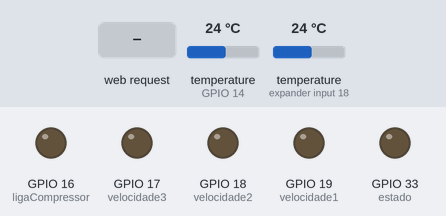
The sketch below on a simulated ESP32. Shown: output pins drawn as LEDs (lit = HIGH). The inputs (shaded band) are chosen by the test bench; at power-on: temperature (sensors on expander input 18, GPIO 14) 24 °C. WiFi joins after 1.5 s; servers stay silent unless stated; what the sketch prints to the serial monitor is not drawn.

Above: at 2.7 s.
2.8 s: HTTP request GET /quente received
At 4.0 s:
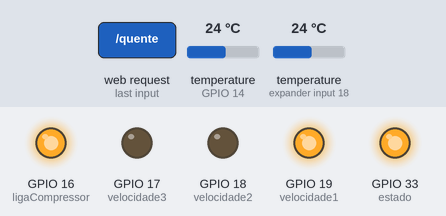
4.3 s: temperature (sensor on expander input 18) set to 24.5 °C
7.0 s: temperature (sensor on expander input 18) set to 25.6 °C
8.5 s: HTTP request GET /v2 received
At 9.7 s:
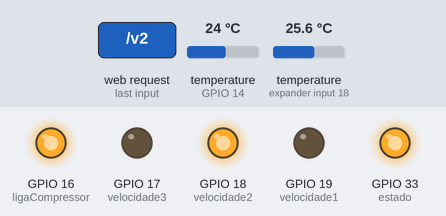
11.5 s: HTTP request GET /v1 received
At 12.0 s:
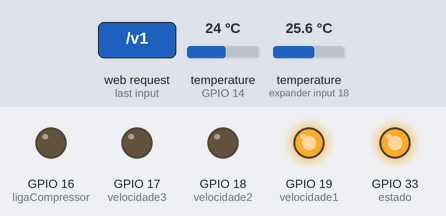
13.0 s: HTTP request GET /v3 received
At 14.3 s:
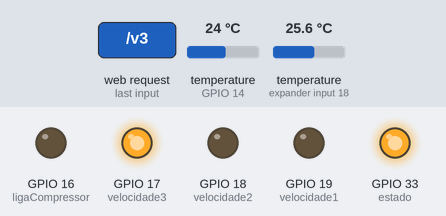
Timing chart, 0 to 15.5 s (numbered marks = the images above; inputs shaded):
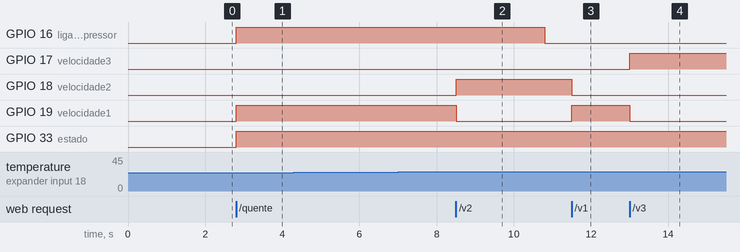

The sketch:

index8.ino
```cpp
#include <WiFi.h>

//Bibliotecas para o uso do sensor de temperartura 18b20
#include <OneWire.h>
#include <DallasTemperature.h>

//Definição das variáveis, suas respectivas portas no microcontrolador e sua função
#define estado 33  //Relé 1 - Alterna entre o estado quente e frio do compressor - HIGH --> Quente e LOW --> Frio
#define ligaCompressor 16  //Relé 2 - Responsável por ligar e desligar o compressor
#define velocidade1 19  //Relé 3 - Controla o ventilador interno na velocidade 1
#define velocidade2 18  //Relé 4 - Controla o ventilador interno na velocidade 2
#define velocidade3 17  //Relé 5 - Controla o ventilador interno na velocidade 3

//Definição da variável e sua respectiva porta responsável pelo sensor de temperartura 18b20
#define sensorTemperatura 14

//Variáveis responsaveis por cuidar do estado do compressor
bool quente = false;
bool frio = false;

bool ligado = false;  //Variável que indica se o sistema está ou não ligado

int estadoRele1 = LOW;  //Cuida o estado da relé 1
int estadoRele2 = LOW;  //Cuida o estado da relé 2
int estadoRele3 = LOW;  //Cuida o estado da relé 3
int estadoRele4 = LOW;  //Cuida o estado da relé 4
int estadoRele5 = LOW;  //Cuida o estado da relé 5

//Variáveis de controle¹
int temperaturaDesejadaFrio = 23;  //Define a temperatura padrão no estado frio como 23°C
int temperaturaDesejadaQuente = 25;  //Define a temperatura padrão no estado quente como 25°C
int limiteEvaporador = 5;  //Dá um limite de temperatura que o evaporador estará operante em °C

//Variáveis utilizadas para evitar que um relé fique ativando e desativando rapidamente, utilizando o conceito de histerese
int controleDiferenca = 2;
int controleLimiteEvaporador = 5;
int somaDiferencaAmbienteQuente = temperaturaDesejadaQuente - controleDiferenca;
int somaDiferencaAmbienteFrio = temperaturaDesejadaFrio + controleDiferenca;
int somaDiferencaLimiteEvaporador = limiteEvaporador + controleLimiteEvaporador;

float temp1_evaporador;
float temp2_ambiente;

bool controlOff = true;
bool auxControlOff = false;
bool controlAtualiza = true;
bool controlCompress = false;
bool statsV1 = false;
bool statsV2 = false;
bool statsV3 = false;
bool statsMais = false;
bool statsMenos = false;

//Variáveis de controle²
int radio1 = 0;
int radio2 = 0;
int radio3 = 0;
int cP = 0;
int contadorTemp = 0;
int controladorDef = 0;
int controladorDesligado = 0;
int veloPadrao = 0;
int controleLcd = 0;
bool auxiliarDeInversao = false;
int guardaBotaoApertado = 0;
/*
  A variável guardaBotaoApertado é uma variável que serve para que aconteça inversão
  de estados sem ocorrer o desligamento do sistema de forma indesejada

  0 --> Neutro
  1 --> O Botão anteriormente pressionado foi o botão liga_quente
  2 --> O Botão anteriormente pressionado foi o botão liga_frio
*/

unsigned long previousMillis = 0;
unsigned long interval = 5000;

String currentLine = "";                // make a String to hold incoming data from the client

const char *ssid = "ssid_rede";
const char *password = "password";

//Define o sensor
OneWire oneWire(sensorTemperatura);
DallasTemperature sensors(&oneWire);

WiFiServer server(80);

void setup() {
  //Inicialização do display LCD
  Serial.begin(115200);

  //Define os pinos de saída
  pinMode(estado, OUTPUT);
  pinMode(ligaCompressor, OUTPUT);
  pinMode(velocidade1, OUTPUT);
  pinMode(velocidade2, OUTPUT);
  pinMode(velocidade3, OUTPUT);

  delay(10);

  Serial.println();
  Serial.println("Conectando a:");
  Serial.println(ssid);

  WiFi.begin(ssid, password);

  while (WiFi.status() != WL_CONNECTED) {
    delay(500);
    Serial.print(".");
  }

  Serial.println("");
  Serial.println("Conectado!");
  Serial.println("Endereço de IP: ");
  Serial.println(WiFi.localIP());

  server.begin();

  //Inicializa os sensores
  sensors.begin();
}

void loop() {
  WiFiClient client = server.available();   // listen for incoming clients
  if (client) {                             // if you get a client,
    Serial.println("New Client.");           // print a message out the serial port
    currentLine = "";                       // make a String to hold incoming data from the client
    while (client.connected()) {            // loop while the client's connected
      if (client.available()) {             // if there's bytes to read from the client,
        char c = client.read();             // read a byte, then
        if (cP == 0) {
          Serial.write(c);                    // print it out the serial monitor
          cP++;
        }
        if (c == '\n') {                    // if the byte is a newline character
          // if the current line is blank, you got two newline characters in a row.
          // that's the end of the client HTTP request, so send a response:
          if (currentLine.length() == 0) {
            // HTTP headers always start with a response code (e.g. HTTP/1.1 200 OK)
            // and a content-type so the client knows what's coming, then a blank line:
            client.println("HTTP/1.1 200 OK");
            client.println("Content-type:text/html");
            client.println();

            client.print("<!DOCTYPE html>");
            client.print("<html lang=\"pt-BR\">");
            client.print("<head>");
            client.print("<meta charset=\"UTF-8\">");
            client.print("<meta name=\"viewport\" content=\"width=device-width, initial-scale=1.0\">");
            // configuração de estilo do site
            client.print("<style type=\"text/css\"> body{margin: 0;padding: 0;color: white;font-family: Arial, Helvetica, sans-serif;}h1{margin: 0;font-size: 20px;font-weight: normal;}a{text-decoration: none;color: white;}.wrapper-todo{height: auto;border: 2px solid #131819;background-color: #131819;}.temperatura{margin-top: 30px;display: flex;justify-content: center;align-items: center;}.temperatura #temp{font-size: 150px;font-weight: bold;}.temperatura #celcius{font-size: 30px;margin-bottom: 50px;}.textInfo{flex-direction: column;display: flex;margin-left: 30%;margin-bottom: 20px;}.estado, .ajusteTemp{background-color: black;display: flex;border-bottom: 2px solid #131819;justify-content: space-between;text-align: center;}.quente, .frio, .aumentar, .diminuir{width: 50%; font-size: 90px;}.quente{border-right: 3px solid #131819;}.textTemp{margin-top: 45px;}.velocidades{display: flex;background-color: black;font-size: 24px;justify-content: space-evenly;}.radio{margin: 63px 10px;}@media screen and (max-width: 600px){h1{font-size: 16px;}.temperatura #temp{font-size: 100px;}.textInfo{margin-left: 15%;}.quente, .frio, .aumentar, .diminuir{width: 50%; font-size: 70px;}.quente{border-right: 2px solid #131819;}.textTemp{margin-top: 20px;}.velocidades{display: block;font-size: 20px;}.radio{margin: 25px;}}</style>");

            client.print("<title>Controle Ar Condicionado</title>");
            client.print("</head>");

            // o conteúdo do cabeçalho HTTP
            client.print("<body>");
            client.print("<div class=\"wrapper-todo\">");
            client.print("<div class=\"display\">");
            client.print("<div class=\"temperatura\">");
            client.print("<h1 id=\"temp\">00</h1>");
            client.print("<h1 id=\"celcius\">°C</h1>");
            client.print("</div>");
            client.print("<div class=\"textInfo\">");
            client.print("<h1>Temperatura Ambiente:</h1><br>");
            client.print("<h1>Velocidade Atual: </h1>");
            client.print("</div>");
            client.print("</div>");
            client.print("<div class=\"estado\">");
            client.print("<div class=\"quente\"><a href=\"/quente\">🔥</a></div>");
            client.print("<div class=\"frio\"><a href=\"/frio\">❄️</a></div>");
            client.print("</div>");
            client.print("<div class=\"ajusteTemp\">");
            client.print("<div class=\"aumentar\"><a href=\"/mais\">+</a></div>");
            client.print("<div class=\"textTemp\"><h1>temp.</h1></div>");
            client.print("<div class=\"diminuir\"><a href=\"/menos\">-</a></div>");
            client.print("</div>");
            client.print("<div class=\"velocidades\">");
            client.print("<a href=\"/v1\">");

            if (radio1 == 1)
            {
              client.print("<input  class=\"radio\" type=\"radio\" name=\"radio\" id=\"radio1\" onchange=\"redirecionar()\" checked>");
            } else {
              client.print("<input  class=\"radio\" type=\"radio\" name=\"radio\" id=\"radio1\" onchange=\"redirecionar()\">");
            }
            client.print("Velocidade 01");
            client.print("</a></br>");

            client.print("<a href=\"/v2\">");
            if (radio2 == 1)
            {
              client.print("<input class=\"radio\" type=\"radio\" name=\"radio\" id=\"radio2\" onchange=\"redirecionar()\" checked>");
            } else {
              client.print("<input class=\"radio\" type=\"radio\" name=\"radio\" id=\"radio2\" onchange=\"redirecionar()\">");
            }
            client.print("Velocidade 02");
            client.print("</a></br>");

            client.print("<a href=\"/v3\">");
            if (radio3 == 1)
            {
              client.print("<input class=\"radio\" type=\"radio\" name=\"radio\" id=\"radio3\"  onchange=\"redirecionar()\" checked>");
            } else {
              client.print("<input class=\"radio\" type=\"radio\" name=\"radio\" id=\"radio3\"  onchange=\"redirecionar()\">");
            }
            client.print("Velocidade 03");
            client.print("</a>");

            client.print("</div>");
            client.print("</div>");
            client.print("</body>");
            client.print("</html>");
            // A resposta HTTP termina com outra linha em branco:
            client.println();

            // break out of the while loop:
            break;
          } else {    // if you got a newline, then clear currentLine:
            currentLine = "";
          }
        } else if (c != '\r') {  // if you got anything else but a carriage return character,
          currentLine += c;      // add it to the end of the currentLine
        }
        //*******************************************************************

        inversao();
        varLigaDesliga();

        if (currentLine.endsWith("GET /v1"))
        {
          statsV1 = true;
          radio1 = 1;
          radio2 = 0;
          radio3 = 0;

        }
        if (currentLine.endsWith("GET /v2"))
        {
          statsV2 = true;
          radio1 = 0;
          radio2 = 1;
          radio3 = 0;

        }
        if (currentLine.endsWith("GET /v3"))
        {
          statsV3 = true;
          radio1 = 0;
          radio2 = 0;
          radio3 = 1;
        }
        if (currentLine.endsWith("GET /mais"))
        {
          statsMais = true;
        }
        if (currentLine.endsWith("GET /menos"))
        {
          statsMenos = true;
        }

        //*******************************************************************
      }
    }
    // termina a conexão com o cliente
    client.stop();
    Serial.println("Cliente desconectado.");
  }
  if (controleLcd == 0)
  {
    Serial.println("Desligado");
    controleLcd = 1;  //Definindo como 1 para indicar que o processo foi concluído
  }

  if (ligado) //Loop principal enquanto o arCondicionado está ligado
  {
    if (auxControlOff)
    {
      controlOff = true;
      auxControlOff = false;
    }

    if (veloPadrao == 0) //Define a velocidade 1 como padrão
    {
      estadoRele3 = !estadoRele3;
      veloPadrao = 1;  //Definindo como 1 para indicar que o processo foi concluído
    }

    unsigned long currentMillis = millis();

    if (currentMillis - previousMillis >= interval)
    {
      previousMillis = currentMillis;

      //Lê as temperaturas dos sensores
      sensors.requestTemperatures();

      //Obtém as temperaturas lidas individualmente pelos endereços dos sensores
      DeviceAddress sensor1Address;
      DeviceAddress sensor2Address;

      sensors.getAddress(sensor1Address, 0);
      sensors.getAddress(sensor2Address, 1);

      temp1_evaporador = sensors.getTempC(sensor1Address);
      temp2_ambiente = sensors.getTempC(sensor2Address);

      //Imprime as temperaturas no monitor serial
      Serial.println(temp1_evaporador);
      Serial.println(temp2_ambiente);
    }

    //Condições de ativação e desativação das velocidaddes fazendo que apenas 1 velocidade esteja ativa por vez
    if (statsV1)
    {
      controlAtualiza = true;
      statsV1 = false;
      if (estadoRele3 == LOW)
      {
        if (estadoRele4 == HIGH)
        {
          estadoRele4 = !estadoRele4;
        }

        if (estadoRele5 == HIGH)
        {
          estadoRele5 = !estadoRele5;
        }
        estadoRele3 = !estadoRele3;
        //delay(200);
      }
    }

    if (statsV2)
    {
      controlAtualiza = true;
      statsV2 = false;
      if (estadoRele4 == LOW)
      {
        if (estadoRele3 == HIGH)
        {
          estadoRele3 = !estadoRele3;
        }

        if (estadoRele5 == HIGH)
        {
          estadoRele5 = !estadoRele5;
        }

        estadoRele4 = !estadoRele4;
        //delay(200);
      }
    }

    if (statsV3)
    {
      controlAtualiza = true;
      statsV3 = false;
      if (estadoRele5 == LOW)
      {
        if (estadoRele3 == HIGH)
        {
          estadoRele3 = !estadoRele3;
        }

        if (estadoRele4 == HIGH)
        {
          estadoRele4 = !estadoRele4;
        }

        estadoRele5 = !estadoRele5;
        //delay(200);
      }
    }

    if (statsMais)
    {
      statsMais = false;
      if (frio)
      {
        temperaturaDesejadaFrio++;
      }
      if (quente)
      {
        temperaturaDesejadaQuente++;
      }
    }
    if (statsMenos)
    {
      statsMenos = false;
      if (frio)
      {
        temperaturaDesejadaFrio--;
      }
      if (quente)
      {
        temperaturaDesejadaQuente--;
      }
    }

    //Condições referente ao estado no qual o compressor se encontra
    if (frio)
    {
      if (controlCompress)
      {
        estadoRele1 = LOW;  //liga o compressor no estado frio
        controlCompress = false;
      }

      //Condições de desativação do compressor
      if (temp1_evaporador <= limiteEvaporador || temp2_ambiente <= temperaturaDesejadaFrio)
      {
        if (estadoRele2 == HIGH)
        {
          estadoRele2 = !estadoRele2;
          somaDiferencaAmbienteFrio = temperaturaDesejadaFrio + controleDiferenca;  //Ativa o conceito de Histerese
          controlCompress = true;
          controlAtualiza = true;
        }
      }

      //Condições de ativação do compressor
      if (temp2_ambiente > somaDiferencaAmbienteFrio)
      {
        if (temp1_evaporador > somaDiferencaLimiteEvaporador)
        {
          if (estadoRele2 == LOW)
          {
            estadoRele2 = !estadoRele2;
            controlCompress = true;
            controlAtualiza = true;
          }
        }
      }
    }

    if (quente)
    {
      if (controlCompress)
      {
        estadoRele1 = HIGH;  //liga o compressor no estado quente
        controlCompress = false;
        controlAtualiza = true;
      }

      //Condição de desativação do compressor
      if (temp2_ambiente >= temperaturaDesejadaQuente)
      {
        if (estadoRele2 == HIGH) {
          estadoRele2 = !estadoRele2;
          somaDiferencaAmbienteQuente = temperaturaDesejadaQuente - controleDiferenca;  //Ativa o conceito de Histerese
          controlCompress = true;
          controlAtualiza = true;
        }
      }

      //Condição de ativação do compressor
      if (temp2_ambiente < somaDiferencaAmbienteQuente)
      {
        if (estadoRele2 == LOW) {
          estadoRele2 = !estadoRele2;
          controlCompress = true;
          controlAtualiza = true;
        }
      }
    }

    if (controlAtualiza)
    {
      //Atualização do estado dos pinos de saída
      digitalWrite(estado, estadoRele1);
      digitalWrite(velocidade1, estadoRele3);
      digitalWrite(velocidade2, estadoRele4);
      digitalWrite(velocidade3, estadoRele5);
      digitalWrite(ligaCompressor, estadoRele2);
      controlAtualiza = false;
    }
  }
  else {
    if (controlOff)
    {
      //Atualização do estado dos pinos de saída para LOW enquanto o sistema estiver desligado
      digitalWrite(estado, LOW);
      digitalWrite(velocidade1, LOW);
      digitalWrite(velocidade2, LOW);
      digitalWrite(velocidade3, LOW);
      digitalWrite(ligaCompressor, LOW);
      controlOff = false;
      auxControlOff = true;
    }
  }
}

void varLigaDesliga()  //Função utilizada para controlar a ativação e desativação do sistema
{
  if (currentLine.endsWith("GET /quente"))
  {
    if (guardaBotaoApertado == 1)
    {
      if (ligado) {
        auxiliarDeInversao = true;  //Ativa a condição para a Função de intervalo
      }
      ligado = !ligado;  //Desliga o sistema
      quente = false;
    }
    else {
      if (guardaBotaoApertado == 0)
      {
        ligado = !ligado;  //Liga o sistema
        quente = true;  //Define o estado do compressor como quente
        radio1 = 1;
      }
      else {
        if (ligado)
        {
          auxiliarDeInversao = true;
        }
        quente = true;
      }
    }

    controlCompress = true;
    controlAtualiza = true;
    guardaBotaoApertado = 1;  //Define que o botão 1 foi pressionado anteriormente
    frio = false;
    somaDiferencaAmbienteQuente = somaDiferencaAmbienteQuente + controleDiferenca;
    //delay(200);
  }

  if (currentLine.endsWith("GET /frio"))
  {
    if (guardaBotaoApertado == 2)
    {
      if (ligado)
      {
        auxiliarDeInversao = true;  //Ativa a condição para a Função de intervalo
      }

      ligado = !ligado;  //Desliga o sisema
      frio = false;
    }
    else {
      if (guardaBotaoApertado == 0)
      {
        ligado = !ligado;  //Liga o sisema
        frio = true;  //Define o estado do compressor como frio
        radio1 = 1;
      }
      else
      {
        if (ligado)
        {
          auxiliarDeInversao = true;
        }
        frio = true;
      }
    }

    controlCompress = true;
    controlAtualiza = true;
    guardaBotaoApertado = 2;  //Define que o botão 2 foi pressionado anteriormente
    quente = false;
    somaDiferencaAmbienteFrio = somaDiferencaAmbienteFrio - controleDiferenca;
    //delay(200);
  }
}

void inversao()  //Função de Intervalo usada para que não haja a ativação e desativação
{ //do compressor em um curto periodo de tempo para evitar possíveis danos

  if (auxiliarDeInversao)
  {
    digitalWrite(ligaCompressor, LOW);

    unsigned long tempoEsperaInversao = 10000; //1 minuto
    unsigned long tempoInicialInversao = millis();
    unsigned int contagemRegressiva = 10;

    auxiliarDeInversao = false;  //Desativa a condição para a Função de intervalo
    controleLcd = 0;  //Definindo como 0 para que possa ser executado posteriormente

    if (ligado)
    {
      Serial.print("Invertendo Estado");
    }

    if (ligado == false)
    {
      Serial.print("Desligando");
    }

    Serial.print("Aguarde: ");

    while (millis() - tempoInicialInversao < tempoEsperaInversao)
    {
      unsigned int segundosRestantes = (tempoEsperaInversao - (millis() - tempoInicialInversao)) / 1000;
      if (segundosRestantes != contagemRegressiva)
      {
        contagemRegressiva = segundosRestantes;
        Serial.println(contagemRegressiva);
      }
    }
  }
}
```

Measured:
- after the input at 2.8 s, GPIO 16 (ligaCompressor), GPIO 19 (velocidade1), GPIO 33 (estado): LOW → HIGH at once
- after the input at 4.3 s, every drawn part: stays the same
- after the input at 7.0 s, every drawn part: stays the same
- after the input at 8.5 s, GPIO 18 (velocidade2): LOW → HIGH at once; GPIO 19 (velocidade1): HIGH → LOW at once
- after the input at 11.5 s, GPIO 18 (velocidade2): HIGH → LOW at once; GPIO 19 (velocidade1): LOW → HIGH at once
- after the input at 13.0 s, GPIO 17 (velocidade3): LOW → HIGH at once; GPIO 19 (velocidade1): HIGH → LOW at once
